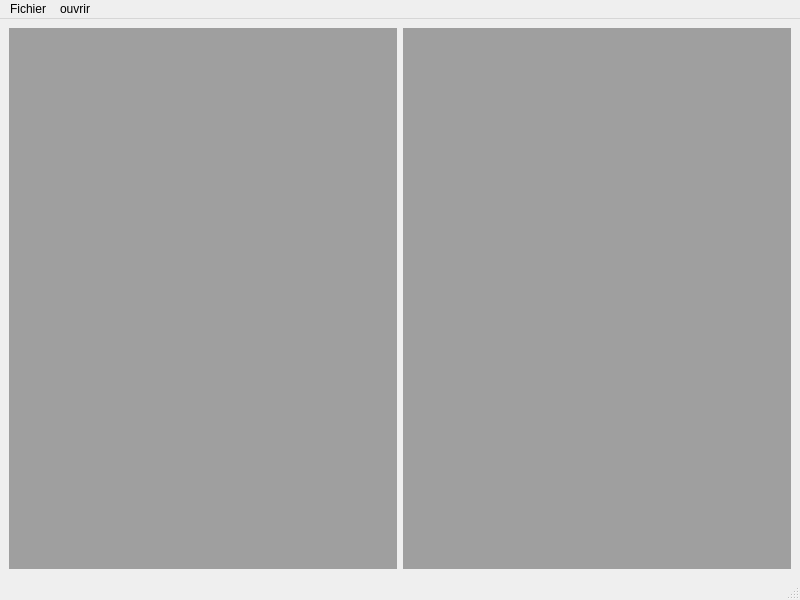
<?xml version="1.0" encoding="UTF-8"?>
<ui version="4.0">
 <class>MainWindow</class>
 <widget class="QMainWindow" name="MainWindow">
  <property name="geometry">
   <rect>
    <x>0</x>
    <y>0</y>
    <width>800</width>
    <height>600</height>
   </rect>
  </property>
  <property name="windowTitle">
   <string>MainWindow</string>
  </property>
  <widget class="QWidget" name="centralwidget">
   <layout class="QHBoxLayout" name="horizontalLayout">
    <item>
     <widget class="QMdiArea" name="mdiArea"/>
    </item>
    <item>
     <widget class="QMdiArea" name="mdiArea_2"/>
    </item>
   </layout>
  </widget>
  <widget class="QMenuBar" name="menubar">
   <property name="geometry">
    <rect>
     <x>0</x>
     <y>0</y>
     <width>800</width>
     <height>25</height>
    </rect>
   </property>
   <widget class="QMenu" name="menuFichier">
    <property name="title">
     <string>Fichier</string>
    </property>
    <widget class="QMenu" name="menuNouveau">
     <property name="title">
      <string>Nouveau</string>
     </property>
     <widget class="QMenu" name="menuFichier_fil">
      <property name="title">
       <string>Fichier .fil</string>
      </property>
      <addaction name="actionMessages_standards"/>
     </widget>
     <addaction name="menuFichier_fil"/>
    </widget>
    <addaction name="menuNouveau"/>
   </widget>
   <widget class="QMenu" name="menuOuvrir">
    <property name="title">
     <string>ouvrir</string>
    </property>
   </widget>
   <addaction name="menuFichier"/>
   <addaction name="menuOuvrir"/>
  </widget>
  <widget class="QStatusBar" name="statusbar"/>
  <action name="actionMessages_standards">
   <property name="text">
    <string>Messages standards</string>
   </property>
  </action>
 </widget>
 <resources/>
 <connections/>
</ui>
